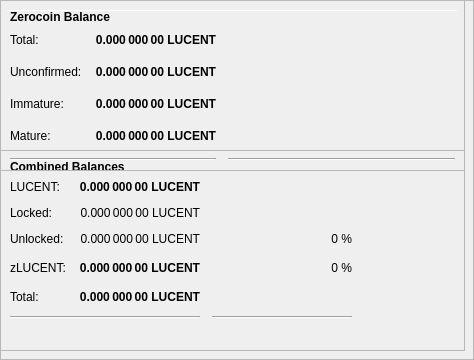
        <widget class="QFrame" name="frameObfuscation">
         <property name="minimumSize">
          <size>
           <width>0</width>
           <height>350</height>
          </size>
         </property>
         <property name="layoutDirection">
          <enum>Qt::LeftToRight</enum>
         </property>
         <property name="frameShape">
          <enum>QFrame::StyledPanel</enum>
         </property>
         <property name="frameShadow">
          <enum>QFrame::Raised</enum>
         </property>
         <widget class="QPushButton" name="runAutoDenom">
          <property name="geometry">
           <rect>
            <x>251</x>
            <y>17</y>
            <width>1</width>
            <height>1</height>
           </rect>
          </property>
          <property name="palette">
           <palette>
            <active>
             <colorrole role="WindowText">
              <brush brushstyle="SolidPattern">
               <color alpha="255">
                <red>0</red>
                <green>0</green>
                <blue>0</blue>
               </color>
              </brush>
             </colorrole>
             <colorrole role="Button">
              <brush brushstyle="SolidPattern">
               <color alpha="255">
                <red>239</red>
                <green>238</green>
                <blue>238</blue>
               </color>
              </brush>
             </colorrole>
             <colorrole role="Light">
              <brush brushstyle="SolidPattern">
               <color alpha="255">
                <red>255</red>
                <green>255</green>
                <blue>255</blue>
               </color>
              </brush>
             </colorrole>
             <colorrole role="Midlight">
              <brush brushstyle="SolidPattern">
               <color alpha="255">
                <red>247</red>
                <green>246</green>
                <blue>246</blue>
               </color>
              </brush>
             </colorrole>
             <colorrole role="Dark">
              <brush brushstyle="SolidPattern">
               <color alpha="255">
                <red>119</red>
                <green>119</green>
                <blue>119</blue>
               </color>
              </brush>
             </colorrole>
             <colorrole role="Mid">
              <brush brushstyle="SolidPattern">
               <color alpha="255">
                <red>159</red>
                <green>159</green>
                <blue>159</blue>
               </color>
              </brush>
             </colorrole>
             <colorrole role="Text">
              <brush brushstyle="SolidPattern">
               <color alpha="255">
                <red>0</red>
                <green>0</green>
                <blue>0</blue>
               </color>
              </brush>
             </colorrole>
             <colorrole role="BrightText">
              <brush brushstyle="SolidPattern">
               <color alpha="255">
                <red>255</red>
                <green>255</green>
                <blue>255</blue>
               </color>
              </brush>
             </colorrole>
             <colorrole role="ButtonText">
              <brush brushstyle="SolidPattern">
               <color alpha="255">
                <red>0</red>
                <green>0</green>
                <blue>0</blue>
               </color>
              </brush>
             </colorrole>
             <colorrole role="Base">
              <brush brushstyle="SolidPattern">
               <color alpha="255">
                <red>255</red>
                <green>255</green>
                <blue>255</blue>
               </color>
              </brush>
             </colorrole>
             <colorrole role="Window">
              <brush brushstyle="SolidPattern">
               <color alpha="255">
                <red>239</red>
                <green>238</green>
                <blue>238</blue>
               </color>
              </brush>
             </colorrole>
             <colorrole role="Shadow">
              <brush brushstyle="SolidPattern">
               <color alpha="255">
                <red>0</red>
                <green>0</green>
                <blue>0</blue>
               </color>
              </brush>
             </colorrole>
             <colorrole role="AlternateBase">
              <brush brushstyle="SolidPattern">
               <color alpha="255">
                <red>247</red>
                <green>246</green>
                <blue>246</blue>
               </color>
              </brush>
             </colorrole>
             <colorrole role="ToolTipBase">
              <brush brushstyle="SolidPattern">
               <color alpha="255">
                <red>255</red>
                <green>255</green>
                <blue>220</blue>
               </color>
              </brush>
             </colorrole>
             <colorrole role="ToolTipText">
              <brush brushstyle="SolidPattern">
               <color alpha="255">
                <red>0</red>
                <green>0</green>
                <blue>0</blue>
               </color>
              </brush>
             </colorrole>
            </active>
            <inactive>
             <colorrole role="WindowText">
              <brush brushstyle="SolidPattern">
               <color alpha="255">
                <red>0</red>
                <green>0</green>
                <blue>0</blue>
               </color>
              </brush>
             </colorrole>
             <colorrole role="Button">
              <brush brushstyle="SolidPattern">
               <color alpha="255">
                <red>239</red>
                <green>238</green>
                <blue>238</blue>
               </color>
              </brush>
             </colorrole>
             <colorrole role="Light">
              <brush brushstyle="SolidPattern">
               <color alpha="255">
                <red>255</red>
                <green>255</green>
                <blue>255</blue>
               </color>
              </brush>
             </colorrole>
             <colorrole role="Midlight">
              <brush brushstyle="SolidPattern">
               <color alpha="255">
                <red>247</red>
                <green>246</green>
                <blue>246</blue>
               </color>
              </brush>
             </colorrole>
             <colorrole role="Dark">
              <brush brushstyle="SolidPattern">
               <color alpha="255">
                <red>119</red>
                <green>119</green>
                <blue>119</blue>
               </color>
              </brush>
             </colorrole>
             <colorrole role="Mid">
              <brush brushstyle="SolidPattern">
               <color alpha="255">
                <red>159</red>
                <green>159</green>
                <blue>159</blue>
               </color>
              </brush>
             </colorrole>
             <colorrole role="Text">
              <brush brushstyle="SolidPattern">
               <color alpha="255">
                <red>0</red>
                <green>0</green>
                <blue>0</blue>
               </color>
              </brush>
             </colorrole>
             <colorrole role="BrightText">
              <brush brushstyle="SolidPattern">
               <color alpha="255">
                <red>255</red>
                <green>255</green>
                <blue>255</blue>
               </color>
              </brush>
             </colorrole>
             <colorrole role="ButtonText">
              <brush brushstyle="SolidPattern">
               <color alpha="255">
                <red>0</red>
                <green>0</green>
                <blue>0</blue>
               </color>
              </brush>
             </colorrole>
             <colorrole role="Base">
              <brush brushstyle="SolidPattern">
               <color alpha="255">
                <red>255</red>
                <green>255</green>
                <blue>255</blue>
               </color>
              </brush>
             </colorrole>
             <colorrole role="Window">
              <brush brushstyle="SolidPattern">
               <color alpha="255">
                <red>239</red>
                <green>238</green>
                <blue>238</blue>
               </color>
              </brush>
             </colorrole>
             <colorrole role="Shadow">
              <brush brushstyle="SolidPattern">
               <color alpha="255">
                <red>0</red>
                <green>0</green>
                <blue>0</blue>
               </color>
              </brush>
             </colorrole>
             <colorrole role="AlternateBase">
              <brush brushstyle="SolidPattern">
               <color alpha="255">
                <red>247</red>
                <green>246</green>
                <blue>246</blue>
               </color>
              </brush>
             </colorrole>
             <colorrole role="ToolTipBase">
              <brush brushstyle="SolidPattern">
               <color alpha="255">
                <red>255</red>
                <green>255</green>
                <blue>220</blue>
               </color>
              </brush>
             </colorrole>
             <colorrole role="ToolTipText">
              <brush brushstyle="SolidPattern">
               <color alpha="255">
                <red>0</red>
                <green>0</green>
                <blue>0</blue>
               </color>
              </brush>
             </colorrole>
            </inactive>
            <disabled>
             <colorrole role="WindowText">
              <brush brushstyle="SolidPattern">
               <color alpha="255">
                <red>119</red>
                <green>119</green>
                <blue>119</blue>
               </color>
              </brush>
             </colorrole>
             <colorrole role="Button">
              <brush brushstyle="SolidPattern">
               <color alpha="255">
                <red>239</red>
                <green>238</green>
                <blue>238</blue>
               </color>
              </brush>
             </colorrole>
             <colorrole role="Light">
              <brush brushstyle="SolidPattern">
               <color alpha="255">
                <red>255</red>
                <green>255</green>
                <blue>255</blue>
               </color>
              </brush>
             </colorrole>
             <colorrole role="Midlight">
              <brush brushstyle="SolidPattern">
               <color alpha="255">
                <red>247</red>
                <green>246</green>
                <blue>246</blue>
               </color>
              </brush>
             </colorrole>
             <colorrole role="Dark">
              <brush brushstyle="SolidPattern">
               <color alpha="255">
                <red>119</red>
                <green>119</green>
                <blue>119</blue>
               </color>
              </brush>
             </colorrole>
             <colorrole role="Mid">
              <brush brushstyle="SolidPattern">
               <color alpha="255">
                <red>159</red>
                <green>159</green>
                <blue>159</blue>
               </color>
              </brush>
             </colorrole>
             <colorrole role="Text">
              <brush brushstyle="SolidPattern">
               <color alpha="255">
                <red>119</red>
                <green>119</green>
                <blue>119</blue>
               </color>
              </brush>
             </colorrole>
             <colorrole role="BrightText">
              <brush brushstyle="SolidPattern">
               <color alpha="255">
                <red>255</red>
                <green>255</green>
                <blue>255</blue>
               </color>
              </brush>
             </colorrole>
             <colorrole role="ButtonText">
              <brush brushstyle="SolidPattern">
               <color alpha="255">
                <red>119</red>
                <green>119</green>
                <blue>119</blue>
               </color>
              </brush>
             </colorrole>
             <colorrole role="Base">
              <brush brushstyle="SolidPattern">
               <color alpha="255">
                <red>239</red>
                <green>238</green>
                <blue>238</blue>
               </color>
              </brush>
             </colorrole>
             <colorrole role="Window">
              <brush brushstyle="SolidPattern">
               <color alpha="255">
                <red>239</red>
                <green>238</green>
                <blue>238</blue>
               </color>
              </brush>
             </colorrole>
             <colorrole role="Shadow">
              <brush brushstyle="SolidPattern">
               <color alpha="255">
                <red>0</red>
                <green>0</green>
                <blue>0</blue>
               </color>
              </brush>
             </colorrole>
             <colorrole role="AlternateBase">
              <brush brushstyle="SolidPattern">
               <color alpha="255">
                <red>239</red>
                <green>238</green>
                <blue>238</blue>
               </color>
              </brush>
             </colorrole>
             <colorrole role="ToolTipBase">
              <brush brushstyle="SolidPattern">
               <color alpha="255">
                <red>255</red>
                <green>255</green>
                <blue>220</blue>
               </color>
              </brush>
             </colorrole>
             <colorrole role="ToolTipText">
              <brush brushstyle="SolidPattern">
               <color alpha="255">
                <red>0</red>
                <green>0</green>
                <blue>0</blue>
               </color>
              </brush>
             </colorrole>
            </disabled>
           </palette>
          </property>
          <property name="focusPolicy">
           <enum>Qt::NoFocus</enum>
          </property>
          <property name="autoFillBackground">
           <bool>true</bool>
          </property>
          <property name="text">
           <string/>
          </property>
          <property name="flat">
           <bool>true</bool>
          </property>
         </widget>
         <widget class="Line" name="line">
          <property name="geometry">
           <rect>
            <x>7</x>
            <y>10</y>
            <width>451</width>
            <height>1</height>
           </rect>
          </property>
          <property name="orientation">
           <enum>Qt::Horizontal</enum>
          </property>
         </widget>
         <widget class="QFrame" name="frame_3">
          <property name="geometry">
           <rect>
            <x>0</x>
            <y>150</y>
            <width>465</width>
            <height>201</height>
           </rect>
          </property>
          <property name="frameShape">
           <enum>QFrame::StyledPanel</enum>
          </property>
          <property name="frameShadow">
           <enum>QFrame::Raised</enum>
          </property>
          <layout class="QVBoxLayout" name="verticalLayout_5">
           <item>
            <layout class="QHBoxLayout" name="horizontalLayout_5" stretch="0">
             <item>
              <widget class="QLabel" name="label_5z">
               <property name="maximumSize">
                <size>
                 <width>16777215</width>
                 <height>20</height>
                </size>
               </property>
               <property name="font">
                <font>
                 <weight>75</weight>
                 <bold>true</bold>
                </font>
               </property>
               <property name="toolTip">
                <string>Combined Balances (including unconfirmed and immature coins)</string>
               </property>
               <property name="text">
                <string>&lt;html&gt;&lt;head/&gt;&lt;body&gt;&lt;p&gt;Combined Balances&lt;/p&gt;&lt;/body&gt;&lt;/html&gt;</string>
               </property>
              </widget>
             </item>
            </layout>
           </item>
           <item>
            <layout class="QGridLayout" name="gridLayout_3">
             <property name="spacing">
              <number>12</number>
             </property>
             <item row="7" column="0" colspan="2">
              <widget class="Line" name="lineSpendableBalance_3">
               <property name="orientation">
                <enum>Qt::Horizontal</enum>
               </property>
              </widget>
             </item>
             <item row="7" column="2">
              <widget class="Line" name="lineWatchBalance_3">
               <property name="sizePolicy">
                <sizepolicy hsizetype="Preferred" vsizetype="Fixed">
                 <horstretch>0</horstretch>
                 <verstretch>0</verstretch>
                </sizepolicy>
               </property>
               <property name="minimumSize">
                <size>
                 <width>140</width>
                 <height>0</height>
                </size>
               </property>
               <property name="orientation">
                <enum>Qt::Horizontal</enum>
               </property>
              </widget>
             </item>
             <item row="4" column="1">
              <widget class="QLabel" name="labelzBalancez">
               <property name="font">
                <font>
                 <weight>75</weight>
                 <bold>true</bold>
                </font>
               </property>
               <property name="cursor">
                <cursorShape>IBeamCursor</cursorShape>
               </property>
               <property name="toolTip">
                <string>Total of transactions that have yet to be confirmed, and do not yet count toward the spendable balance</string>
               </property>
               <property name="text">
                <string notr="true">0.000 000 00 LUCENT</string>
               </property>
               <property name="alignment">
                <set>Qt::AlignRight|Qt::AlignTrailing|Qt::AlignVCenter</set>
               </property>
               <property name="textInteractionFlags">
                <set>Qt::LinksAccessibleByMouse|Qt::TextSelectableByKeyboard|Qt::TextSelectableByMouse</set>
               </property>
              </widget>
             </item>
             <item row="6" column="1">
              <widget class="QLabel" name="labelTotalz">
               <property name="font">
                <font>
                 <weight>75</weight>
                 <bold>true</bold>
                </font>
               </property>
               <property name="cursor">
                <cursorShape>IBeamCursor</cursorShape>
               </property>
               <property name="toolTip">
                <string>Total Balance, including unconfirmed and immature coins.</string>
               </property>
               <property name="text">
                <string notr="true">0.000 000 00 LUCENT</string>
               </property>
               <property name="alignment">
                <set>Qt::AlignRight|Qt::AlignTrailing|Qt::AlignVCenter</set>
               </property>
               <property name="textInteractionFlags">
                <set>Qt::LinksAccessibleByMouse|Qt::TextSelectableByKeyboard|Qt::TextSelectableByMouse</set>
               </property>
              </widget>
             </item>
             <item row="4" column="3">
              <spacer name="horizontalSpacer_6">
               <property name="orientation">
                <enum>Qt::Horizontal</enum>
               </property>
               <property name="sizeHint" stdset="0">
                <size>
                 <width>40</width>
                 <height>20</height>
                </size>
               </property>
              </spacer>
             </item>
             <item row="6" column="0">
              <widget class="QLabel" name="labelTotalTextz">
               <property name="text">
                <string>Total:</string>
               </property>
              </widget>
             </item>
             <item row="1" column="0">
              <widget class="QLabel" name="labelBalanceTextz">
               <property name="text">
                <string>LUCENT:</string>
               </property>
              </widget>
             </item>
             <item row="1" column="1">
              <widget class="QLabel" name="labelBalancez">
               <property name="font">
                <font>
                 <weight>75</weight>
                 <bold>true</bold>
                </font>
               </property>
               <property name="cursor">
                <cursorShape>IBeamCursor</cursorShape>
               </property>
               <property name="toolTip">
                <string>Your current spendable balance</string>
               </property>
               <property name="text">
                <string notr="true">0.000 000 00 LUCENT</string>
               </property>
               <property name="alignment">
                <set>Qt::AlignRight|Qt::AlignTrailing|Qt::AlignVCenter</set>
               </property>
               <property name="textInteractionFlags">
                <set>Qt::LinksAccessibleByMouse|Qt::TextSelectableByKeyboard|Qt::TextSelectableByMouse</set>
               </property>
              </widget>
             </item>
             <item row="4" column="0">
              <widget class="QLabel" name="labelzBalanceTextz">
               <property name="toolTip">
                <string/>
               </property>
               <property name="text">
                <string>zLUCENT:</string>
               </property>
              </widget>
             </item>
             <item row="4" column="2">
              <widget class="QLabel" name="labelzLUCENTPercent">
               <property name="toolTip">
                <string>Current percentage of zLUCENT.
If AutoMint is enabled this percentage will settle around the configured AutoMint percentage (default = 10%)</string>
               </property>
               <property name="text">
                <string>0 %</string>
               </property>
               <property name="alignment">
                <set>Qt::AlignRight|Qt::AlignTrailing|Qt::AlignVCenter</set>
               </property>
              </widget>
             </item>
             <item row="6" column="2">
              <widget class="QLabel" name="label100Percent">
               <property name="text">
                <string/>
               </property>
               <property name="alignment">
                <set>Qt::AlignRight|Qt::AlignTrailing|Qt::AlignVCenter</set>
               </property>
              </widget>
             </item>
             <item row="2" column="1">
              <widget class="QLabel" name="labelLockedBalance">
               <property name="toolTip">
                <string>Locked LUCENT or Masternode collaterals. These are excluded from zLUCENT minting.</string>
               </property>
               <property name="text">
                <string>0.000 000 00 LUCENT</string>
               </property>
               <property name="alignment">
                <set>Qt::AlignRight|Qt::AlignTrailing|Qt::AlignVCenter</set>
               </property>
              </widget>
             </item>
             <item row="2" column="0">
              <widget class="QLabel" name="labelLockedBalanceText">
               <property name="toolTip">
                <string>Locked LUCENT or Masternode collaterals. These are excluded from zLUCENT minting.</string>
               </property>
               <property name="text">
                <string>Locked:</string>
               </property>
              </widget>
             </item>
             <item row="3" column="0">
              <widget class="QLabel" name="labelUnLockedBalanceText">
               <property name="toolTip">
                <string>Unlocked LUCENTs. These can be used for zLUCENT minting.</string>
               </property>
               <property name="text">
                <string>Unlocked:</string>
               </property>
              </widget>
             </item>
             <item row="3" column="1">
              <widget class="QLabel" name="labelUnLockedBalance">
               <property name="toolTip">
                <string>Unlocked LUCENTs. These can be used for zLUCENT minting.</string>
               </property>
               <property name="text">
                <string>0.000 000 00 LUCENT</string>
               </property>
               <property name="alignment">
                <set>Qt::AlignRight|Qt::AlignTrailing|Qt::AlignVCenter</set>
               </property>
              </widget>
             </item>
             <item row="3" column="2">
              <widget class="QLabel" name="labelLUCENTPercent">
               <property name="text">
                <string>0 %</string>
               </property>
               <property name="alignment">
                <set>Qt::AlignRight|Qt::AlignTrailing|Qt::AlignVCenter</set>
               </property>
              </widget>
             </item>
            </layout>
           </item>
           <item>
            <spacer name="verticalSpacer">
             <property name="orientation">
              <enum>Qt::Vertical</enum>
             </property>
             <property name="sizeHint" stdset="0">
              <size>
               <width>20</width>
               <height>40</height>
              </size>
             </property>
            </spacer>
           </item>
          </layout>
         </widget>
         <widget class="QFrame" name="frame_4">
          <property name="geometry">
           <rect>
            <x>0</x>
            <y>0</y>
            <width>465</width>
            <height>171</height>
           </rect>
          </property>
          <property name="frameShape">
           <enum>QFrame::StyledPanel</enum>
          </property>
          <property name="frameShadow">
           <enum>QFrame::Raised</enum>
          </property>
          <layout class="QVBoxLayout" name="verticalLayout_7">
           <item>
            <layout class="QHBoxLayout" name="horizontalLayout_8" stretch="0">
             <item>
              <widget class="QLabel" name="label_5z_3">
               <property name="maximumSize">
                <size>
                 <width>16777215</width>
                 <height>20</height>
                </size>
               </property>
               <property name="font">
                <font>
                 <weight>75</weight>
                 <bold>true</bold>
                </font>
               </property>
               <property name="text">
                <string>Zerocoin Balance</string>
               </property>
              </widget>
             </item>
            </layout>
           </item>
           <item>
            <layout class="QGridLayout" name="gridLayout_5">
             <property name="spacing">
              <number>12</number>
             </property>
             <item row="4" column="0">
              <widget class="QLabel" name="labelzBalanceMatureText">
               <property name="toolTip">
                <string>Mature: more than 20 confirmation and more than 3 mints of the same denomination after it was minted.
These zLUCENT are spendable.</string>
               </property>
               <property name="text">
                <string>Mature:</string>
               </property>
              </widget>
             </item>
             <item row="5" column="0" colspan="2">
              <widget class="Line" name="lineSpendableBalance_5">
               <property name="orientation">
                <enum>Qt::Horizontal</enum>
               </property>
              </widget>
             </item>
             <item row="1" column="1">
              <widget class="QLabel" name="labelzBalance">
               <property name="font">
                <font>
                 <weight>75</weight>
                 <bold>true</bold>
                </font>
               </property>
               <property name="cursor">
                <cursorShape>IBeamCursor</cursorShape>
               </property>
               <property name="toolTip">
                <string>All available zLUCENT, unconfirmed and immature zLUCENT included.</string>
               </property>
               <property name="text">
                <string notr="true">0.000 000 00 LUCENT</string>
               </property>
               <property name="alignment">
                <set>Qt::AlignRight|Qt::AlignTrailing|Qt::AlignVCenter</set>
               </property>
               <property name="textInteractionFlags">
                <set>Qt::LinksAccessibleByMouse|Qt::TextSelectableByKeyboard|Qt::TextSelectableByMouse</set>
               </property>
              </widget>
             </item>
             <item row="5" column="2">
              <widget class="Line" name="lineWatchBalance_5">
               <property name="sizePolicy">
                <sizepolicy hsizetype="Preferred" vsizetype="Fixed">
                 <horstretch>0</horstretch>
                 <verstretch>0</verstretch>
                </sizepolicy>
               </property>
               <property name="minimumSize">
                <size>
                 <width>140</width>
                 <height>0</height>
                </size>
               </property>
               <property name="orientation">
                <enum>Qt::Horizontal</enum>
               </property>
              </widget>
             </item>
             <item row="1" column="0">
              <widget class="QLabel" name="labelzBalanceText">
               <property name="toolTip">
                <string>All available zLUCENT, unconfirmed and immature zLUCENT included.</string>
               </property>
               <property name="text">
                <string>Total:</string>
               </property>
              </widget>
             </item>
             <item row="1" column="2">
              <spacer name="horizontalSpacer_8">
               <property name="orientation">
                <enum>Qt::Horizontal</enum>
               </property>
               <property name="sizeHint" stdset="0">
                <size>
                 <width>40</width>
                 <height>20</height>
                </size>
               </property>
              </spacer>
             </item>
             <item row="4" column="2">
              <spacer name="horizontalSpacer_4">
               <property name="orientation">
                <enum>Qt::Horizontal</enum>
               </property>
               <property name="sizeHint" stdset="0">
                <size>
                 <width>40</width>
                 <height>20</height>
                </size>
               </property>
              </spacer>
             </item>
             <item row="4" column="1">
              <widget class="QLabel" name="labelzBalanceMature">
               <property name="font">
                <font>
                 <weight>75</weight>
                 <bold>true</bold>
                </font>
               </property>
               <property name="toolTip">
                <string>Mature: more than 20 confirmation and more than 3 mints of the same denomination after it was minted.
These zLUCENT are spendable.</string>
               </property>
               <property name="text">
                <string>0.000 000 00 LUCENT</string>
               </property>
               <property name="alignment">
                <set>Qt::AlignRight|Qt::AlignTrailing|Qt::AlignVCenter</set>
               </property>
              </widget>
             </item>
             <item row="2" column="0">
              <widget class="QLabel" name="labelzBalanceUnconfirmedText">
               <property name="toolTip">
                <string>Unconfirmed: less than 20 confirmations
Immature: confirmed, but less than 3 mints of the same denomination after it was minted</string>
               </property>
               <property name="text">
                <string>Unconfirmed:</string>
               </property>
              </widget>
             </item>
             <item row="2" column="1">
              <widget class="QLabel" name="labelzBalanceUnconfirmed">
               <property name="font">
                <font>
                 <weight>75</weight>
                 <bold>true</bold>
                </font>
               </property>
               <property name="toolTip">
                <string>Unconfirmed: less than 20 confirmations
Immature: confirmed, but less than 3 mints of the same denomination after it was minted</string>
               </property>
               <property name="text">
                <string>0.000 000 00 LUCENT</string>
               </property>
               <property name="alignment">
                <set>Qt::AlignRight|Qt::AlignTrailing|Qt::AlignVCenter</set>
               </property>
              </widget>
             </item>
             <item row="2" column="2">
              <spacer name="horizontalSpacer_5">
               <property name="orientation">
                <enum>Qt::Horizontal</enum>
               </property>
               <property name="sizeHint" stdset="0">
                <size>
                 <width>40</width>
                 <height>20</height>
                </size>
               </property>
              </spacer>
             </item>
             <item row="3" column="0">
              <widget class="QLabel" name="labelzBalanceImmatureText">
               <property name="toolTip">
                <string>Unconfirmed: less than 20 confirmations
Immature: confirmed, but less than 3 mints of the same denomination after it was minted</string>
               </property>
               <property name="text">
                <string>Immature:</string>
               </property>
              </widget>
             </item>
             <item row="3" column="1">
              <widget class="QLabel" name="labelzBalanceImmature">
               <property name="font">
                <font>
                 <weight>75</weight>
                 <bold>true</bold>
                </font>
               </property>
               <property name="toolTip">
                <string>Unconfirmed: less than 20 confirmations
Immature: confirmed, but less than 3 mints of the same denomination after it was minted</string>
               </property>
               <property name="text">
                <string>0.000 000 00 LUCENT</string>
               </property>
               <property name="alignment">
                <set>Qt::AlignRight|Qt::AlignTrailing|Qt::AlignVCenter</set>
               </property>
              </widget>
             </item>
             <item row="3" column="2">
              <spacer name="horizontalSpacer_7">
               <property name="orientation">
                <enum>Qt::Horizontal</enum>
               </property>
               <property name="sizeHint" stdset="0">
                <size>
                 <width>40</width>
                 <height>20</height>
                </size>
               </property>
              </spacer>
             </item>
            </layout>
           </item>
          </layout>
         </widget>
        </widget>
